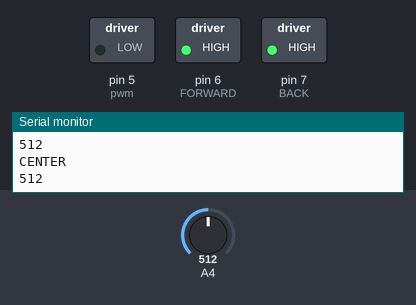
Simulated run of this sketch. Board: Arduino Uno, built with avr-gcc and run on an emulated ATmega328P. Shown: switched loads named in the sketch (green lamp = pin HIGH), the last lines printed to the serial monitor. The inputs (shaded band) are chosen by the test bench; at power-on: A4 = 512.

Above: at 1.2 s.
1.3 s: A4 set to 522
4.3 s: A4 set to 540
At 5.0 s:
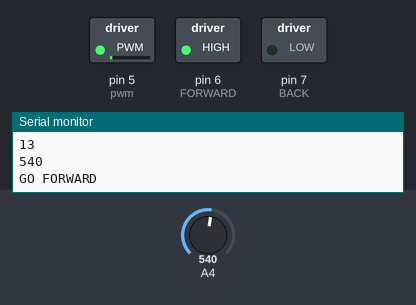
5.8 s: A4 set to 716
At 6.4 s:
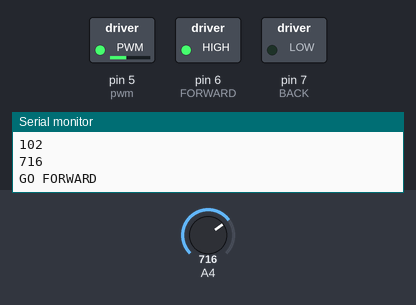
7.3 s: A4 set to 520
At 7.9 s:
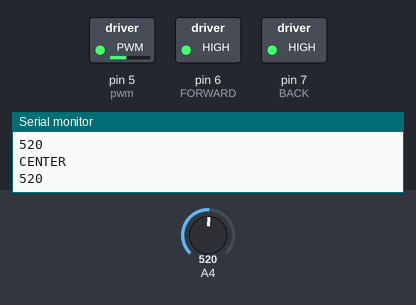
8.8 s: A4 set to 900
At 9.5 s:
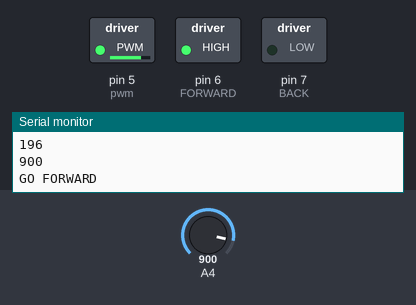
10.3 s: A4 set to 511
At 10.6 s:
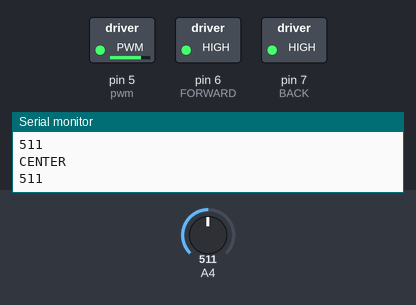
Timing chart, 0 to 12.8 s (numbered marks = the images above; inputs shaded):
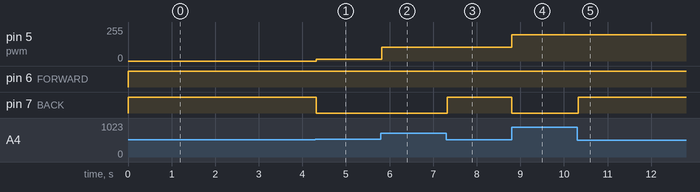

Measured:
- the behaviour switches between 530 and 531 on A4 (found by bisection; images 0 and 1)
- after the input at 4.3 s, pin 5 (pwm): 0/255 → 13/255 at once; pin 7 (BACK): HIGH → LOW at once
- after the input at 5.8 s, pin 5 (pwm): 13/255 → 102/255 at once
- after the input at 7.3 s, pin 7 (BACK): LOW → HIGH at once
- after the input at 8.8 s, pin 5 (pwm): 102/255 → 196/255 at once; pin 7 (BACK): HIGH → LOW at once
- after the input at 10.3 s, pin 7 (BACK): LOW → HIGH at once

The sketch:

OLDacceleration.ino
```cpp
int pwm = 5;
const int FORWARD = 6;
const int BACK = 7;
int speedVal = 0;
int motorSpeed = 0;

void setup() {
  Serial.begin(9600);
  pinMode(pwm, OUTPUT);
  pinMode(FORWARD, OUTPUT);
  pinMode(BACK, OUTPUT);

}

void loop() {
  int joystickValue = analogRead(A4);

  //GO FORWARD
  if(joystickValue > 530){
    speedVal = map(joystickValue,512,660,0,50);
    // motorSpeed = speedVal*4;
    motorSpeed = speedVal*1.5;
    analogWrite(pwm, motorSpeed);
    digitalWrite(FORWARD, HIGH);
    digitalWrite(BACK, LOW);
    Serial.println("GO FORWARD");
    Serial.println(motorSpeed);
    Serial.println(joystickValue);
  }
  //GO BACK/RELEASE
  else{
    Serial.println("CENTER");
    Serial.println(joystickValue);
    digitalWrite(FORWARD, HIGH);
    digitalWrite(BACK, HIGH);
    }


}
```
